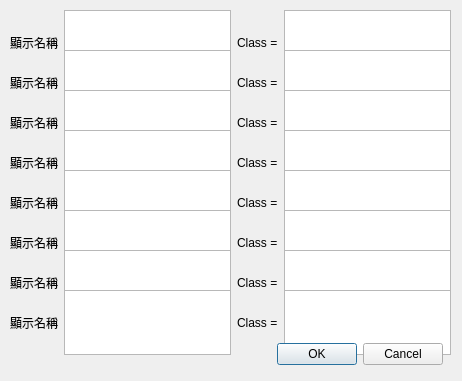
<?xml version="1.0" encoding="UTF-8"?>
<ui version="4.0">
 <class>SetClassID</class>
 <widget class="QDialog" name="SetClassID">
  <property name="geometry">
   <rect>
    <x>0</x>
    <y>0</y>
    <width>462</width>
    <height>381</height>
   </rect>
  </property>
  <property name="sizePolicy">
   <sizepolicy hsizetype="Fixed" vsizetype="Fixed">
    <horstretch>0</horstretch>
    <verstretch>0</verstretch>
   </sizepolicy>
  </property>
  <property name="windowTitle">
   <string>Set Class ID</string>
  </property>
  <widget class="QWidget" name="gridLayoutWidget">
   <property name="geometry">
    <rect>
     <x>10</x>
     <y>10</y>
     <width>441</width>
     <height>65</height>
    </rect>
   </property>
   <layout class="QGridLayout" name="gridLayout">
    <property name="sizeConstraint">
     <enum>QLayout::SetDefaultConstraint</enum>
    </property>
    <item row="1" column="0">
     <widget class="QLabel" name="label">
      <property name="text">
       <string>顯示名稱</string>
      </property>
     </widget>
    </item>
    <item row="1" column="2">
     <widget class="QLabel" name="label_2">
      <property name="text">
       <string>Class =</string>
      </property>
     </widget>
    </item>
    <item row="1" column="1">
     <widget class="QPlainTextEdit" name="plainTextEdit_1"/>
    </item>
    <item row="1" column="3">
     <widget class="QPlainTextEdit" name="plainTextEdit_2"/>
    </item>
   </layout>
  </widget>
  <widget class="QWidget" name="gridLayoutWidget_2">
   <property name="geometry">
    <rect>
     <x>10</x>
     <y>50</y>
     <width>441</width>
     <height>65</height>
    </rect>
   </property>
   <layout class="QGridLayout" name="gridLayout_2">
    <property name="sizeConstraint">
     <enum>QLayout::SetDefaultConstraint</enum>
    </property>
    <item row="1" column="0">
     <widget class="QLabel" name="label_3">
      <property name="text">
       <string>顯示名稱</string>
      </property>
     </widget>
    </item>
    <item row="1" column="2">
     <widget class="QLabel" name="label_4">
      <property name="text">
       <string>Class =</string>
      </property>
     </widget>
    </item>
    <item row="1" column="1">
     <widget class="QPlainTextEdit" name="plainTextEdit_3"/>
    </item>
    <item row="1" column="3">
     <widget class="QPlainTextEdit" name="plainTextEdit_4"/>
    </item>
   </layout>
  </widget>
  <widget class="QWidget" name="gridLayoutWidget_3">
   <property name="geometry">
    <rect>
     <x>10</x>
     <y>90</y>
     <width>441</width>
     <height>65</height>
    </rect>
   </property>
   <layout class="QGridLayout" name="gridLayout_3">
    <property name="sizeConstraint">
     <enum>QLayout::SetDefaultConstraint</enum>
    </property>
    <item row="1" column="0">
     <widget class="QLabel" name="label_5">
      <property name="text">
       <string>顯示名稱</string>
      </property>
     </widget>
    </item>
    <item row="1" column="2">
     <widget class="QLabel" name="label_6">
      <property name="text">
       <string>Class =</string>
      </property>
     </widget>
    </item>
    <item row="1" column="1">
     <widget class="QPlainTextEdit" name="plainTextEdit_5"/>
    </item>
    <item row="1" column="3">
     <widget class="QPlainTextEdit" name="plainTextEdit_6"/>
    </item>
   </layout>
  </widget>
  <widget class="QWidget" name="gridLayoutWidget_4">
   <property name="geometry">
    <rect>
     <x>10</x>
     <y>130</y>
     <width>441</width>
     <height>65</height>
    </rect>
   </property>
   <layout class="QGridLayout" name="gridLayout_4">
    <property name="sizeConstraint">
     <enum>QLayout::SetDefaultConstraint</enum>
    </property>
    <item row="1" column="0">
     <widget class="QLabel" name="label_7">
      <property name="text">
       <string>顯示名稱</string>
      </property>
      <property name="textFormat">
       <enum>Qt::AutoText</enum>
      </property>
     </widget>
    </item>
    <item row="1" column="2">
     <widget class="QLabel" name="label_8">
      <property name="text">
       <string>Class =</string>
      </property>
     </widget>
    </item>
    <item row="1" column="1">
     <widget class="QPlainTextEdit" name="plainTextEdit_7"/>
    </item>
    <item row="1" column="3">
     <widget class="QPlainTextEdit" name="plainTextEdit_8"/>
    </item>
   </layout>
  </widget>
  <widget class="QWidget" name="gridLayoutWidget_5">
   <property name="geometry">
    <rect>
     <x>10</x>
     <y>170</y>
     <width>441</width>
     <height>65</height>
    </rect>
   </property>
   <layout class="QGridLayout" name="gridLayout_5">
    <property name="sizeConstraint">
     <enum>QLayout::SetDefaultConstraint</enum>
    </property>
    <item row="1" column="0">
     <widget class="QLabel" name="label_9">
      <property name="text">
       <string>顯示名稱</string>
      </property>
     </widget>
    </item>
    <item row="1" column="2">
     <widget class="QLabel" name="label_10">
      <property name="text">
       <string>Class =</string>
      </property>
     </widget>
    </item>
    <item row="1" column="1">
     <widget class="QPlainTextEdit" name="plainTextEdit_9"/>
    </item>
    <item row="1" column="3">
     <widget class="QPlainTextEdit" name="plainTextEdit_10"/>
    </item>
   </layout>
  </widget>
  <widget class="QWidget" name="gridLayoutWidget_6">
   <property name="geometry">
    <rect>
     <x>10</x>
     <y>210</y>
     <width>441</width>
     <height>65</height>
    </rect>
   </property>
   <layout class="QGridLayout" name="gridLayout_6">
    <property name="sizeConstraint">
     <enum>QLayout::SetDefaultConstraint</enum>
    </property>
    <item row="1" column="0">
     <widget class="QLabel" name="label_15">
      <property name="text">
       <string>顯示名稱</string>
      </property>
     </widget>
    </item>
    <item row="1" column="2">
     <widget class="QLabel" name="label_16">
      <property name="text">
       <string>Class =</string>
      </property>
     </widget>
    </item>
    <item row="1" column="1">
     <widget class="QPlainTextEdit" name="plainTextEdit_11"/>
    </item>
    <item row="1" column="3">
     <widget class="QPlainTextEdit" name="plainTextEdit_12"/>
    </item>
   </layout>
  </widget>
  <widget class="QWidget" name="gridLayoutWidget_7">
   <property name="geometry">
    <rect>
     <x>10</x>
     <y>250</y>
     <width>441</width>
     <height>65</height>
    </rect>
   </property>
   <layout class="QGridLayout" name="gridLayout_7">
    <property name="sizeConstraint">
     <enum>QLayout::SetDefaultConstraint</enum>
    </property>
    <item row="1" column="0">
     <widget class="QLabel" name="label_17">
      <property name="text">
       <string>顯示名稱</string>
      </property>
     </widget>
    </item>
    <item row="1" column="2">
     <widget class="QLabel" name="label_18">
      <property name="text">
       <string>Class =</string>
      </property>
     </widget>
    </item>
    <item row="1" column="1">
     <widget class="QPlainTextEdit" name="plainTextEdit_13"/>
    </item>
    <item row="1" column="3">
     <widget class="QPlainTextEdit" name="plainTextEdit_14"/>
    </item>
   </layout>
  </widget>
  <widget class="QWidget" name="gridLayoutWidget_8">
   <property name="geometry">
    <rect>
     <x>10</x>
     <y>290</y>
     <width>441</width>
     <height>65</height>
    </rect>
   </property>
   <layout class="QGridLayout" name="gridLayout_8">
    <property name="sizeConstraint">
     <enum>QLayout::SetDefaultConstraint</enum>
    </property>
    <item row="1" column="0">
     <widget class="QLabel" name="label_21">
      <property name="text">
       <string>顯示名稱</string>
      </property>
     </widget>
    </item>
    <item row="1" column="2">
     <widget class="QLabel" name="label_22">
      <property name="text">
       <string>Class =</string>
      </property>
     </widget>
    </item>
    <item row="1" column="1">
     <widget class="QPlainTextEdit" name="plainTextEdit_15"/>
    </item>
    <item row="1" column="3">
     <widget class="QPlainTextEdit" name="plainTextEdit_16"/>
    </item>
   </layout>
  </widget>
  <widget class="QDialogButtonBox" name="buttonBox">
   <property name="geometry">
    <rect>
     <x>250</x>
     <y>340</y>
     <width>193</width>
     <height>28</height>
    </rect>
   </property>
   <property name="standardButtons">
    <set>QDialogButtonBox::Cancel|QDialogButtonBox::Ok</set>
   </property>
  </widget>
 </widget>
 <resources/>
 <connections/>
</ui>
